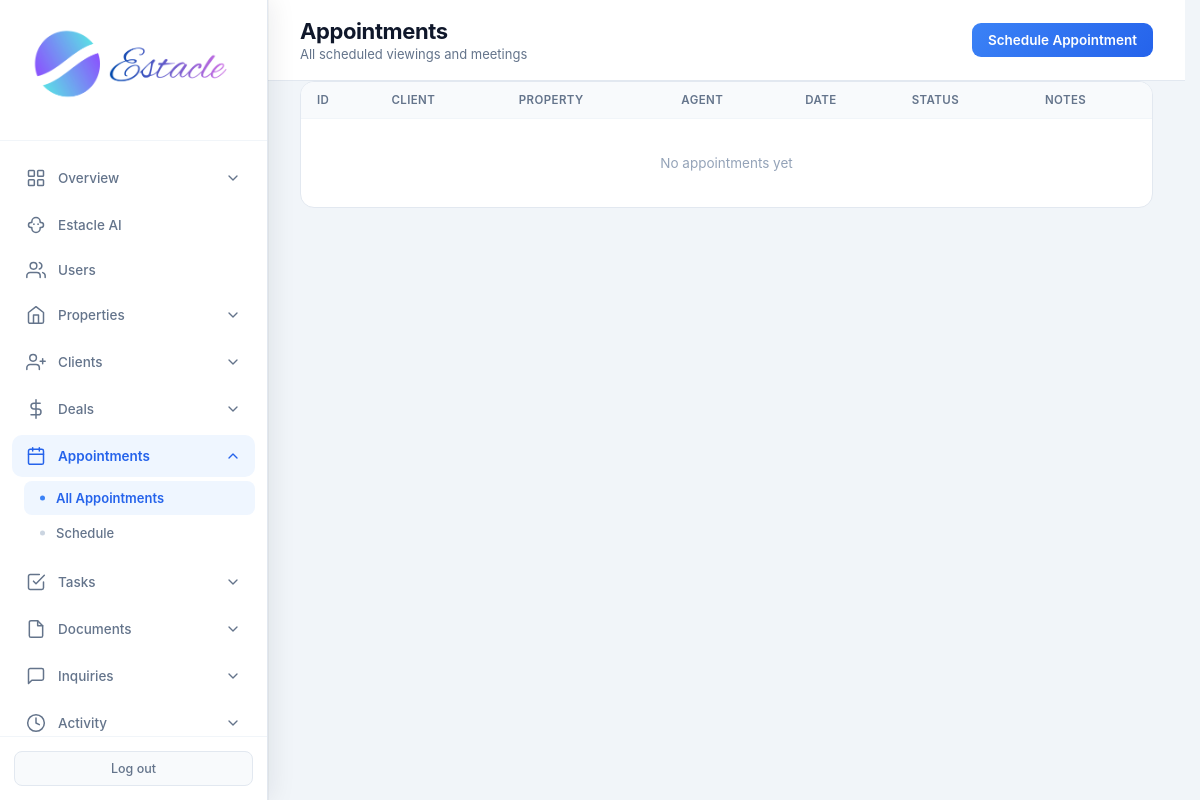
The page /admin/appointments (signed in) on the database as committed earlier.
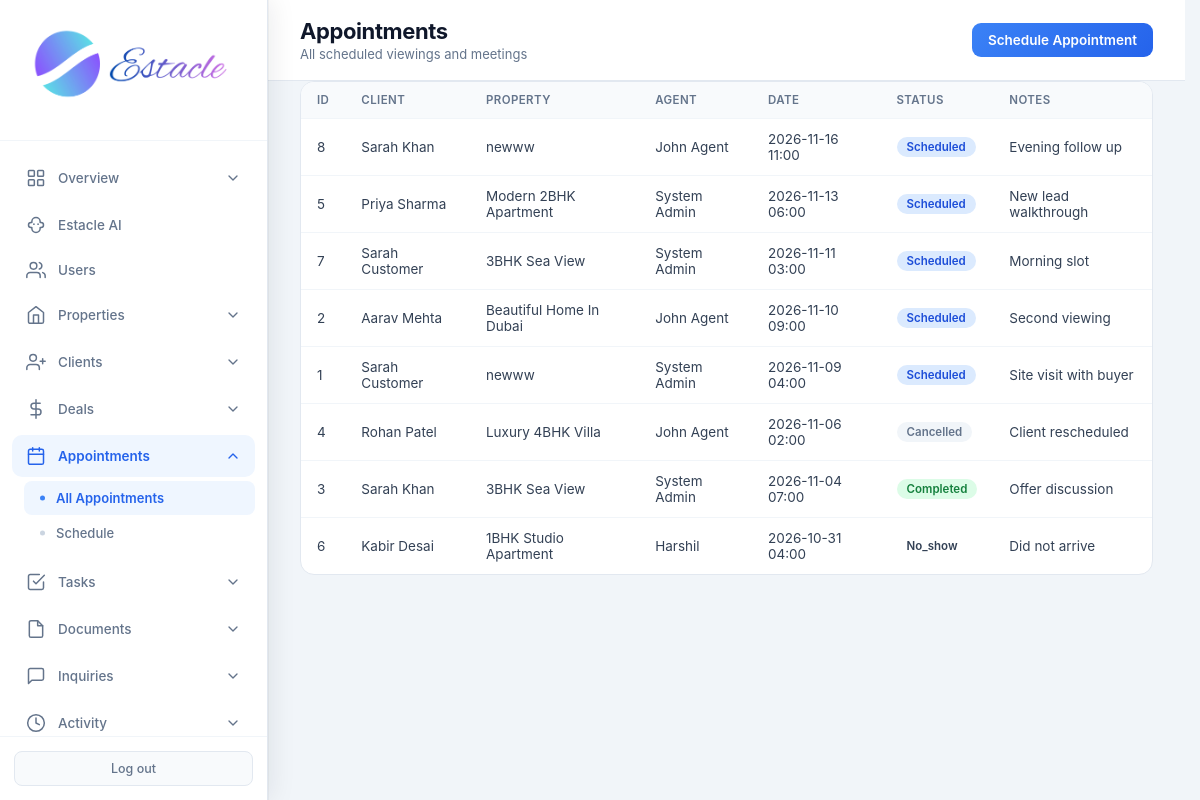
The same page on the database as committed later.
### tables this page shows
CREATE TABLE appointments (
            id INTEGER PRIMARY KEY AUTOINCREMENT,
            client_id INTEGER,
            property_id INTEGER,
            agent_id INTEGER,
            appointment_date TIMESTAMP,
            status TEXT DEFAULT 'scheduled',
            notes TEXT,
            created_at TIMESTAMP DEFAULT CURRENT_TIMESTAMP,
            FOREIGN KEY (client_id) REFERENCES clients (id),
            FOREIGN KEY (property_id) REFERENCES properties (id),
            FOREIGN KEY (agent_id) REFERENCES users (id)
        );

CREATE TABLE clients (
            id INTEGER PRIMARY KEY AUTOINCREMENT,
            full_name TEXT NOT NULL,
            email TEXT,
            phone TEXT,
            status TEXT DEFAULT 'lead',
            notes TEXT,
            agent_id INTEGER,
            created_at TIMESTAMP DEFAULT CURRENT_TIMESTAMP, source TEXT, budget REAL, interest TEXT, preferred_city TEXT, address TEXT, updated_at TIMESTAMP, user_id INTEGER,
            FOREIGN KEY (agent_id) REFERENCES users (id)
        );

CREATE TABLE properties (
            id INTEGER PRIMARY KEY AUTOINCREMENT,
            title TEXT NOT NULL,
            description TEXT,
            price REAL NOT NULL,
            property_type TEXT NOT NULL,
            status TEXT DEFAULT 'available',
            address TEXT,
            city TEXT,
            state TEXT,
            zip_code TEXT,
            bedrooms INTEGER,
            bathrooms REAL,
            area_sqft REAL,
            agent_id INTEGER,
            created_at TIMESTAMP DEFAULT CURRENT_TIMESTAMP, category TEXT DEFAULT "sale", listing_type TEXT DEFAULT "sale", floor TEXT, carpet_area REAL, furnishing TEXT, parking TEXT, amenities TEXT, seller_name TEXT, seller_phone TEXT, monthly_rent REAL, security_deposit REAL, maintenance REAL, per_sqft REAL, latitude TEXT, longitude TEXT, photos TEXT, year_built TEXT, facing TEXT, videos TEXT,
            FOREIGN KEY (agent_id) REFERENCES users (id)
        );

CREATE TABLE users (
            id INTEGER PRIMARY KEY AUTOINCREMENT,
            email TEXT UNIQUE NOT NULL,
            password TEXT NOT NULL,
            full_name TEXT NOT NULL,
            role TEXT NOT NULL CHECK(role IN ('admin', 'agent', 'customer')),
            phone TEXT,
            created_at TIMESTAMP DEFAULT CURRENT_TIMESTAMP,
            is_active INTEGER DEFAULT 1
        , avatar TEXT, last_seen TIMESTAMP, job_title TEXT, department TEXT, employee_id TEXT, license_no TEXT, commission_rate REAL, alt_phone TEXT, address TEXT, city TEXT, state TEXT, country TEXT, postal_code TEXT, notes TEXT, hire_date TEXT, timezone TEXT);

### routes/admin/appointments.py (the view)
@admin.route('/admin/appointments')
@login_required
@role_required('admin')
def admin_appointments():
    db = get_db()
    appointments = db.execute("""
        SELECT a.*,
               c.full_name as client_name,
               p.title as property_title,
               u.full_name as agent_name
        FROM appointments a
        LEFT JOIN clients c ON a.client_id = c.id
        LEFT JOIN properties p ON a.property_id = p.id
        LEFT JOIN users u ON a.agent_id = u.id
        ORDER BY a.appointment_date DESC
    """).fetchall()
    return render_template('admin_appointments.html', appointments=appointments)

### core/db.py (called while the page is built)
def get_db():
    if 'db' not in g:
        g.db = sqlite3.connect(current_app.config['DATABASE'])
        g.db.row_factory = sqlite3.Row
    return g.db

### core/helpers.py (called while the page is built)
def login_required(f):
    @wraps(f)
    def decorated_function(*args, **kwargs):
        if 'user_id' not in session:
            flash('Please log in to access this page.', 'warning')
            return redirect(url_for('auth.login'))
        return f(*args, **kwargs)
    return decorated_function

def role_required(*roles):
    def decorator(f):
        @wraps(f)
        def decorated_function(*args, **kwargs):
            if 'user_id' not in session:
                flash('Please log in to access this page.', 'warning')
                return redirect(url_for('auth.login'))
            if session.get('role') not in roles:
                flash('You do not have permission to access this page.', 'danger')
                return redirect(url_for('auth.role_redirect'))
            return f(*args, **kwargs)
        return decorated_function
    return decorator

def get_setting(key, default=''):
    db = get_db()
    row = db.execute('SELECT value FROM settings WHERE key = ?', (key,)).fetchone()
    return row['value'] if row else default

### templates/admin_appointments.html (shortened to what this page needs)
<!DOCTYPE html>
<html lang="en">
<head>
    <link rel="stylesheet" href="{{ url_for('static', filename='css/admin.css') }}">
    </head>
<body>
<div class="app-layout">
    {% set active = 'appointments' %}
    {% include 'partials/admin_sidebar.html' %}
    <main class="main-content">
        <header class="top-bar">
            <div>
                <h1 class="page-title">Appointments</h1>
                <p class="page-subtitle">All scheduled viewings and meetings</p>
            </div>
            <a href="{{ url_for('admin.admin_add_appointment') }}" class="btn-primary">Schedule Appointment</a>
        </header>
        <div class="panel full">
            <div class="table-wrap">
                <table>
                    <thead><tr><th>ID</th><th>Client</th><th>Property</th><th>Agent</th><th>Date</th><th>Status</th><th>Notes</th></tr></thead>
                    <tbody>
                    {% for a in appointments %}
                    <tr>
                        <td>{{ a.id }}</td>
                        <td>{{ a.client_name or '—' }}</td>
                        <td>{{ a.property_title or '—' }}</td>
                        <td>{{ a.agent_name or '—' }}</td>
                        <td>{{ a.appointment_date or '—' }}</td>
                        <td><span class="badge badge-{{ a.status }}">{{ a.status }}</span></td>
                        <td>{{ a.notes or '—' }}</td>
                    </tr>
                    {% else %}
                    <tr><td colspan="7" class="empty">No appointments yet</td></tr>
                    {% endfor %}
                    </tbody>
                </table>
            </div>
        </div>
    </main>
</div>
</body>
</html>

### templates/partials/admin_sidebar.html (shortened to what this page needs)
<aside class="sidebar" data-shell="admin">
    <div class="sidebar-header">
        <div class="logo">
            <img src="{{ url_for('static', filename='images/logo.png') }}" alt="Estacle" class="sidebar-logo">
        </div>
    </div>
    <nav class="sidebar-nav">
        <div class="nav-dropdown {% if active in ['dashboard', 'analytics', 'search'] %}open has-active{% endif %}">
            <button type="button" class="nav-dropdown-toggle" onclick="this.parentElement.classList.toggle('open')">
                <svg class="nav-icon" viewBox="0 0 24 24"><rect x="3" y="3" width="7" height="7" rx="1"/><rect x="14" y="3" width="7" height="7" rx="1"/><rect x="3" y="14" width="7" height="7" rx="1"/><rect x="14" y="14" width="7" height="7" rx="1"/></svg>
                <span>Overview</span>
                <svg class="chevron" viewBox="0 0 24 24"><polyline points="6 9 12 15 18 9"/></svg>
            </button>
        </div>
        <a href="{{ url_for('admin.admin_ai') }}" class="nav-item {% if active == 'ai' %}active{% endif %}">
            <span>Estacle AI</span>
        </a>
        <a href="{{ url_for('admin.admin_users') }}" class="nav-item {% if active in ['users', 'add_user', 'edit_user'] %}active{% endif %}">
            <svg class="nav-icon" viewBox="0 0 24 24"><path d="M17 21v-2a4 4 0 0 0-4-4H5a4 4 0 0 0-4 4v2"/><circle cx="9" cy="7" r="4"/><path d="M23 21v-2a4 4 0 0 0-3-3.87"/><path d="M16 3.13a4 4 0 0 1 0 7.75"/></svg>
            <span>Users</span>
        </a>
        <div class="nav-dropdown {% if active in ['properties', 'add_property', 'property_detail', 'display_properties', 'compare'] %}open has-active{% endif %}">
            <button type="button" class="nav-dropdown-toggle" onclick="this.parentElement.classList.toggle('open')">
                <svg class="nav-icon" viewBox="0 0 24 24"><path d="M3 9l9-7 9 7v11a2 2 0 0 1-2 2H5a2 2 0 0 1-2-2z"/><polyline points="9 22 9 12 15 12 15 22"/></svg>
                <span>Properties</span>
                <svg class="chevron" viewBox="0 0 24 24"><polyline points="6 9 12 15 18 9"/></svg>
            </button>
        </div>
        <div class="nav-dropdown {% if active in ['clients', 'add_client', 'leads', 'add_lead'] %}open has-active{% endif %}">
            <button type="button" class="nav-dropdown-toggle" onclick="this.parentElement.classList.toggle('open')">
                <svg class="nav-icon" viewBox="0 0 24 24"><path d="M16 21v-2a4 4 0 0 0-4-4H5a4 4 0 0 0-4 4v2"/><circle cx="8.5" cy="7" r="4"/><line x1="20" y1="8" x2="20" y2="14"/><line x1="23" y1="11" x2="17" y2="11"/></svg>
                <span>Clients</span>
                <svg class="chevron" viewBox="0 0 24 24"><polyline points="6 9 12 15 18 9"/></svg>
            </button>
        </div>
        <div class="nav-dropdown {% if active in ['deals', 'deals_pipeline', 'add_deal', 'deal_payments', 'brokerage'] %}open has-active{% endif %}">
            <button type="button" class="nav-dropdown-toggle" onclick="this.parentElement.classList.toggle('open')">
                <svg class="nav-icon" viewBox="0 0 24 24"><line x1="12" y1="1" x2="12" y2="23"/><path d="M17 5H9.5a3.5 3.5 0 0 0 0 7h5a3.5 3.5 0 0 1 0 7H6"/></svg>
                <span>Deals</span>
                <svg class="chevron" viewBox="0 0 24 24"><polyline points="6 9 12 15 18 9"/></svg>
            </button>
        </div>
        <div class="nav-dropdown {% if active in ['appointments', 'add_appointment'] %}open has-active{% endif %}">
            <button type="button" class="nav-dropdown-toggle" onclick="this.parentElement.classList.toggle('open')">
                <svg class="nav-icon" viewBox="0 0 24 24"><rect x="3" y="4" width="18" height="18" rx="2" ry="2"/><line x1="16" y1="2" x2="16" y2="6"/><line x1="8" y1="2" x2="8" y2="6"/><line x1="3" y1="10" x2="21" y2="10"/></svg>
                <span>Appointments</span>
                <svg class="chevron" viewBox="0 0 24 24"><polyline points="6 9 12 15 18 9"/></svg>
            </button>
            <div class="nav-dropdown-menu">
                <a href="{{ url_for('admin.admin_appointments') }}" class="nav-subitem {% if active == 'appointments' %}active{% endif %}">All Appointments</a>
                <a href="{{ url_for('admin.admin_add_appointment') }}" class="nav-subitem {% if active == 'add_appointment' %}active{% endif %}">Schedule</a>
            </div>
        </div>
        <div class="nav-dropdown {% if active in ['tasks', 'add_task'] %}open has-active{% endif %}">
            <button type="button" class="nav-dropdown-toggle" onclick="this.parentElement.classList.toggle('open')">
                <svg class="nav-icon" viewBox="0 0 24 24"><path d="M9 11l3 3L22 4"/><path d="M21 12v7a2 2 0 0 1-2 2H5a2 2 0 0 1-2-2V5a2 2 0 0 1 2-2h11"/></svg>
                <span>Tasks</span>
                <svg class="chevron" viewBox="0 0 24 24"><polyline points="6 9 12 15 18 9"/></svg>
            </button>
        </div>
        <div class="nav-dropdown {% if active in ['documents', 'add_document'] %}open has-active{% endif %}">
            <button type="button" class="nav-dropdown-toggle" onclick="this.parentElement.classList.toggle('open')">
                <svg class="nav-icon" viewBox="0 0 24 24"><path d="M14 2H6a2 2 0 0 0-2 2v16a2 2 0 0 0 2 2h12a2 2 0 0 0 2-2V8z"/><polyline points="14 2 14 8 20 8"/></svg>
                <span>Documents</span>
                <svg class="chevron" viewBox="0 0 24 24"><polyline points="6 9 12 15 18 9"/></svg>
            </button>
        </div>
        <div class="nav-dropdown {% if active == 'inquiries' %}open has-active{% endif %}">
            <button type="button" class="nav-dropdown-toggle" onclick="this.parentElement.classList.toggle('open')">
                <svg class="nav-icon" viewBox="0 0 24 24"><path d="M21 15a2 2 0 0 1-2 2H7l-4 4V5a2 2 0 0 1 2-2h14a2 2 0 0 1 2 2z"/></svg>
                <span>Inquiries</span>
                <svg class="chevron" viewBox="0 0 24 24"><polyline points="6 9 12 15 18 9"/></svg>
            </button>
        </div>
        <div class="nav-dropdown {% if active == 'activity' %}open has-active{% endif %}">
            <button type="button" class="nav-dropdown-toggle" onclick="this.parentElement.classList.toggle('open')">
                <svg class="nav-icon" viewBox="0 0 24 24"><circle cx="12" cy="12" r="10"/><polyline points="12 6 12 12 16 14"/></svg>
                <span>Activity</span>
                <svg class="chevron" viewBox="0 0 24 24"><polyline points="6 9 12 15 18 9"/></svg>
            </button>
        </div>
    </nav>
    <div class="sidebar-footer">
        <a href="{{ url_for('auth.logout') }}" class="logout-btn">Log out</a>
    </div>
</aside>

Rows that differ between the two databases and show on the page:
added appointments: id "8", full_name "Sarah Khan", title "newww", full_name "John Agent", appointment_date "2026-11-16 11:00", status "Scheduled", notes "Evening follow up"
added appointments: id "5", full_name "Priya Sharma", title "Modern 2BHK Apartment", full_name "System Admin", appointment_date "2026-11-13 06:00", status "Scheduled", notes "New lead walkthrough"
added appointments: id "7", full_name "Sarah Customer", title "3BHK Sea View", full_name "System Admin", appointment_date "2026-11-11 03:00", status "Scheduled", notes "Morning slot"
added appointments: id "2", full_name "Aarav Mehta", title "Beautiful Home In Dubai", full_name "John Agent", appointment_date "2026-11-10 09:00", status "Scheduled", notes "Second viewing"
added appointments: id "1", full_name "Sarah Customer", title "newww", full_name "System Admin", appointment_date "2026-11-09 04:00", status "Scheduled", notes "Site visit with buyer"
added appointments: id "4", full_name "Rohan Patel", title "Luxury 4BHK Villa", full_name "John Agent", appointment_date "2026-11-06 02:00", status "Cancelled", notes "Client rescheduled"
added appointments: id "3", full_name "Sarah Khan", title "3BHK Sea View", full_name "System Admin", appointment_date "2026-11-04 07:00", status "Completed", notes "Offer discussion"
added appointments: id "6", full_name "Kabir Desai", title "1BHK Studio Apartment", full_name "Harshil", appointment_date "2026-10-31 04:00", status "No_show", notes "Did not arrive"
Other text that changed with them:
text no longer shown: "No appointments yet"
